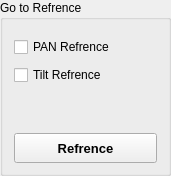
          <widget class="QGroupBox" name="gbGotoRefrence">
           <property name="sizePolicy">
            <sizepolicy hsizetype="Preferred" vsizetype="Expanding">
             <horstretch>0</horstretch>
             <verstretch>0</verstretch>
            </sizepolicy>
           </property>
           <property name="minimumSize">
            <size>
             <width>171</width>
             <height>0</height>
            </size>
           </property>
           <property name="maximumSize">
            <size>
             <width>171</width>
             <height>16777215</height>
            </size>
           </property>
           <property name="font">
            <font>
             <family>Arial</family>
             <pointsize>9</pointsize>
            </font>
           </property>
           <property name="title">
            <string>Go to Refrence</string>
           </property>
           <layout class="QVBoxLayout" name="verticalLayout_8">
            <property name="spacing">
             <number>8</number>
            </property>
            <property name="leftMargin">
             <number>11</number>
            </property>
            <property name="topMargin">
             <number>17</number>
            </property>
            <property name="rightMargin">
             <number>11</number>
            </property>
            <property name="bottomMargin">
             <number>10</number>
            </property>
            <item>
             <widget class="QCheckBox" name="cbPANRefrence">
              <property name="font">
               <font>
                <family>Arial</family>
                <pointsize>9</pointsize>
               </font>
              </property>
              <property name="cursor">
               <cursorShape>PointingHandCursor</cursorShape>
              </property>
              <property name="text">
               <string>PAN Refrence</string>
              </property>
             </widget>
            </item>
            <item>
             <widget class="QCheckBox" name="cbTiltRefrence">
              <property name="font">
               <font>
                <family>Arial</family>
                <pointsize>9</pointsize>
               </font>
              </property>
              <property name="cursor">
               <cursorShape>PointingHandCursor</cursorShape>
              </property>
              <property name="text">
               <string>Tilt Refrence</string>
              </property>
             </widget>
            </item>
            <item>
             <spacer name="verticalSpacer_2">
              <property name="orientation">
               <enum>Qt::Vertical</enum>
              </property>
              <property name="sizeHint" stdset="0">
               <size>
                <width>20</width>
                <height>40</height>
               </size>
              </property>
             </spacer>
            </item>
            <item>
             <widget class="QPushButton" name="btnRefrence">
              <property name="sizePolicy">
               <sizepolicy hsizetype="Minimum" vsizetype="Expanding">
                <horstretch>0</horstretch>
                <verstretch>0</verstretch>
               </sizepolicy>
              </property>
              <property name="minimumSize">
               <size>
                <width>0</width>
                <height>30</height>
               </size>
              </property>
              <property name="maximumSize">
               <size>
                <width>16777215</width>
                <height>30</height>
               </size>
              </property>
              <property name="font">
               <font>
                <family>Arial</family>
                <pointsize>10</pointsize>
                <weight>75</weight>
                <bold>true</bold>
               </font>
              </property>
              <property name="cursor">
               <cursorShape>PointingHandCursor</cursorShape>
              </property>
              <property name="text">
               <string>Refrence</string>
              </property>
             </widget>
            </item>
           </layout>
          </widget>
